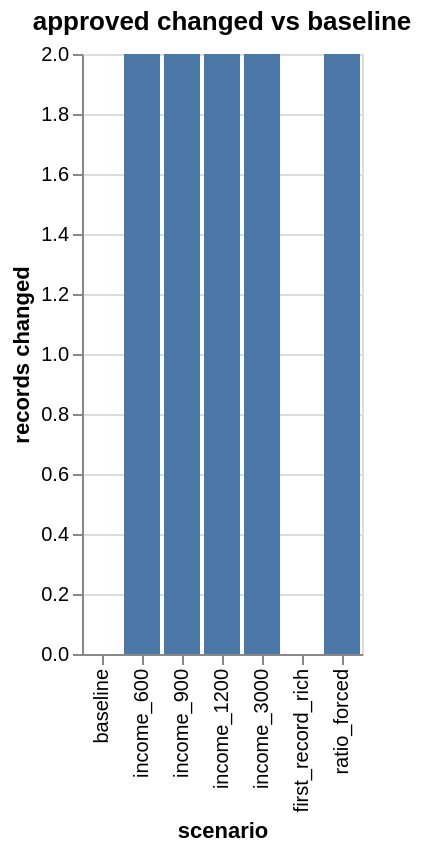

Source (notebook cell):
### Code cell
result.plots["changes"].show()

### Figure 1 — Vega-Lite specification as saved in the notebook (floating-point values rounded to 4 significant figures)
{"config": {"view": {"continuousWidth": 300, "continuousHeight": 300}}, "data": {"name": "data-d9931aaabe51ed86635441768bb44302"}, "mark": {"type": "bar"}, "encoding": {"tooltip": [{"field": "scenario", "type": "nominal"}, {"field": "changed", "type": "quantitative"}, {"field": "compared", "type": "quantitative"}, {"field": "first", "title": "first changed record", "type": "quantitative"}], "x": {"field": "scenario", "sort": null, "type": "nominal"}, "y": {"field": "changed", "title": "records changed", "type": "quantitative"}}, "title": "approved changed vs baseline", "$schema": "https://vega.github.io/schema/vega-lite/v6.4.1.json", "datasets": {"data-d9931aaabe51ed86635441768bb44302": [{"scenario": "baseline", "changed": 0, "compared": 4, "first": null}, {"scenario": "income_600", "changed": 2, "compared": 4, "first": 0}, {"scenario": "income_900", "changed": 2, "compared": 4, "first": 1}, {"scenario": "income_1200", "changed": 2, "compared": 4, "first": 1}, {"scenario": "income_3000", "changed": 2, "compared": 4, "first": 2}, {"scenario": "first_record_rich", "changed": 0, "compared": 4, "first": null}, {"scenario": "ratio_forced", "changed": 2, "compared": 4, "first": 2}]}}
